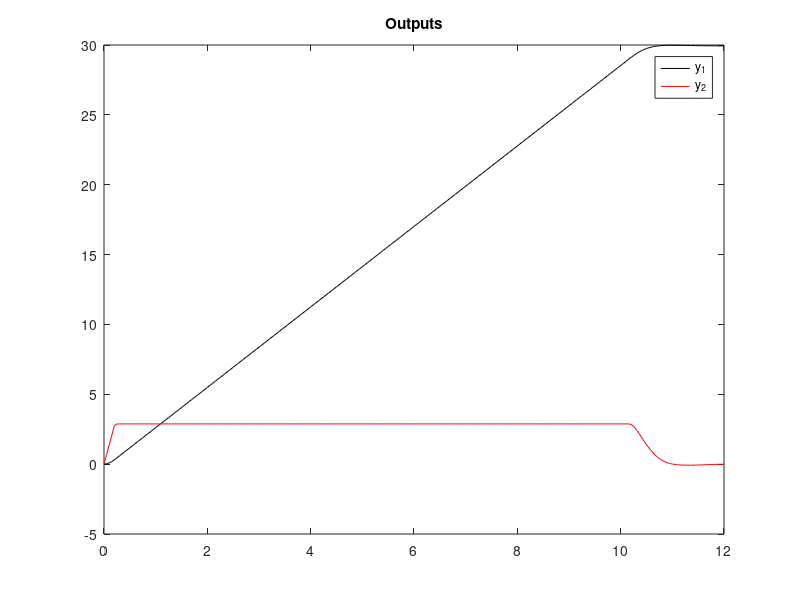
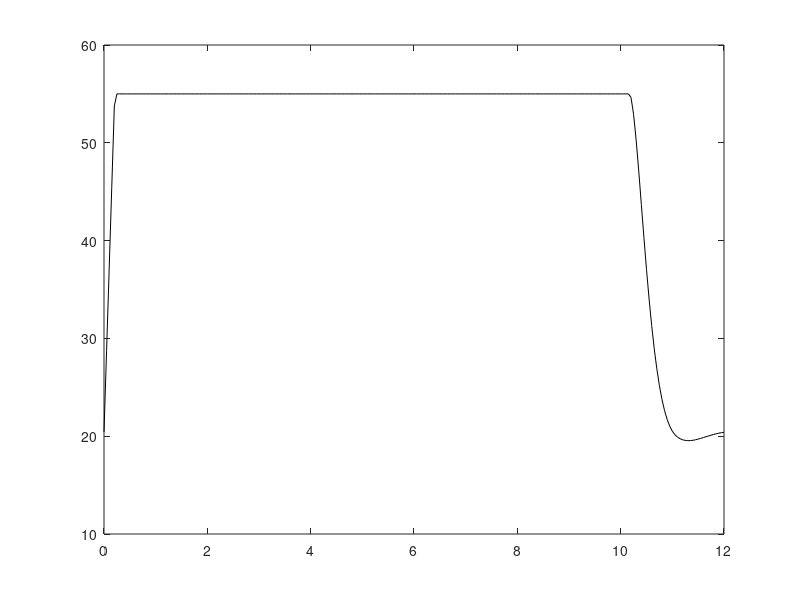
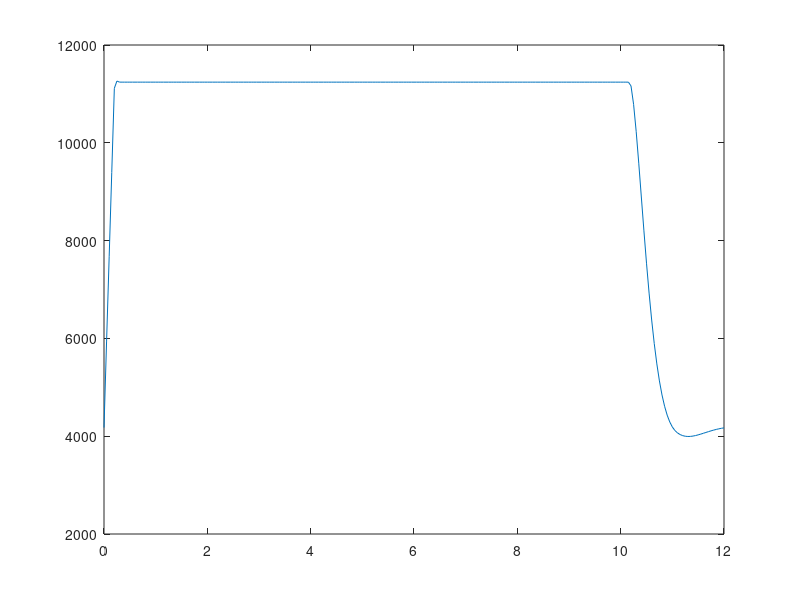

The MATLAB source for these figures, in order:
%Elevator case study
clear all;clc;close all
global ny nu

%% System parameters and constraints 
Jt = 20; %total inertia reflected to linear coordinate, kg-m^2
a  = 12; %gear ratio times torque constant, N-m/A
Rm = 0.1; %motor resistance, Ohm
R  = 1; %drum radius, m
mc = 1000; %nominal elevator car mass, with passengers, kg
mw = 750; %counterweight mass, kg
g  = 9.81; %gravity, m/s^2

mcw=mc-mw;

%Specifications
% to achieve the time limit of 12 seconds I had to change the limitations
% on voltage, acceleration and velocity
voltbar = 55;  %max voltage magnitude
Abar = 0.25*g; %max acceleration magnitude, m/s^2
Vbar = 4; %max velocity magnitude, m/s

%Feasibility of steady voltage
Vss=Rm*R*mcw*g/a; %check if the steady voltage to hold the elevator is within constraints
%Vss = 20.43 it is within constraints 

u_max = (a*R*voltbar/Rm)-R^2*mcw*g; %compute upper constraint on u
u_min = -(a*R*voltbar/Rm)-R^2*mcw*g; %compute lower constraint on u
 
%% Continuous-time state-space matrices with pos - vel states
A=[0 1;0 -a^2/(Jt*Rm)];  
B=[0 1/Jt]';

%C, D matrices for various outputs :
Cpos=[1 0]; Dpos=[0];
Cvel=[0 1]; Dvel=[0];
Caccel=[0 -a^2/(Jt*Rm)]; Daccel=[1/Jt];
    
%Discretize with zoh 

Ts=0.05; %sampling period, s
sysc=ss(A,B,Cpos,Dpos);  % ss(A,B,Cvel,Dvel) ss(A,B,Caccel,Daccel)
sysd=c2d(sysc,Ts);
[Ad,Bd,Cd,Dd]=ssdata(sysd);

%Augment the system for position output 
m = 1; n =2;
Ada=[Ad Bd;zeros(m,n) eye(m)];
Bda=[Bd;eye(m)];

%Rename variables for code re-utilization (similar to Richter's book)
Adu=Ad;
Bdu=Bd;
Ad=Ada;
Bd=Bda;

%% Prediction and control horizons and lambda

lambda=0.000001;
lambdau=0.000001;
%Horizons
ny = 10;
nu = 9;
%%
%Prediction matrices for position (to form cost function) 
C=[1 0 0];D=[0];

n=size(Ad,1); %Augmented states dimension
m=size(Bd,2); %Augmented input dimension
p=size(C,1);  %Augmented output dimension
%Compute Ppos
P=C*Ad; 
for i=1:ny-1
  P=[P;C*Ad^(i+1)];
end
Ppos=P;

%Compute Hpos
H=zeros(p*ny,m*nu);
for i=1:ny
    for j=1:i
        H(1+(i-1)*p:i*p,1+(j-1)*m:j*m)=C*Ad^(i-j)*Bd;  
    end
    H(1+(i-1)*p:i*p,1+(j-1)*m+m:j*m+m)=D;
end
%Retain only the first nu blocks (control horizon shorter than prediction horizon)
H=H(:,1:nu*m);
Hpos=H;
%%
%Compute Pvel
C=[0 1 0];D=[0];
P=C*Ad; 
for i=1:ny-1
  P=[P;C*Ad^(i+1)];
end
Pvel=P;

%Compute Hvel
H=zeros(p*ny,m*nu);
for i=1:ny
    for j=1:i
        H(1+(i-1)*p:i*p,1+(j-1)*m:j*m)=C*Ad^(i-j)*Bd;  
    end
    H(1+(i-1)*p:i*p,1+(j-1)*m+m:j*m+m)=D;
end
%Retain only the first nu blocks (control horizon shorter than prediction horizon)
H=H(:,1:nu*m);
Hvel=H;

%%
%Prediction matrices for control u
C=[0 0 1];D=[1];  %zeros(m,n),eye(m)
%%%%%%%%%%%%%%%%%%%%%%%%%%%%%%%%%%%%%%%%%%%%%%%%%%%%%%%

p=size(C,1); %output dimension

%Compute Pu
%P=[];
P=C*Ad; 
for i=1:ny-1
  P=[P;C*Ad^(i+1)];
end
Pu=P;
%Compute Hu
%H=[];
H=zeros(p*ny,m*nu);
for i=1:ny
    for j=1:i
        H(1+(i-1)*p:i*p,1+(j-1)*m:j*m)=C*Ad^(i-j)*Bd;
    end
    H(1+(i-1)*p:i*p,1+(j-1)*m+m:j*m+m)=D;
end
%Retain only the first nu blocks
H=H(:,1:nu*m);
Hu=H;

%Matrices for constraints on velocity, acceleration
C=[0 1 0;0 -a^2/(Rm*Jt) 1/Jt];D=[0 1/Jt]';
%%%%%%%%%%%%%%%%%%%%%%%%%%%%%%%%%%%%%%%%%%%%%%%%%%%%%%%
pc=size(C,1); %output dimension
p=pc;
%Compute Pc (constraints on velocity and acceleration)
P=C*Ad; 
for i=1:ny-1
  P=[P;C*Ad^(i+1)];
end
Pc=P;
%Compute Hc (constraints on v and a)
H=zeros(p*ny,m*nu);
for i=1:ny
    for j=1:i
        H(1+(i-1)*p:i*p,1+(j-1)*m:j*m)=C*Ad^(i-j)*Bd;
    end
    H(1+(i-1)*p:i*p,1+(j-1)*m+m:j*m+m)=D;
end
%Retain only the first nu blocks
H=H(:,1:nu*m);
Hc=H;

%Matrices for voltage constraints (taken as constraints on u)
%Compute Cc 
Cc=zeros(m*nu,m*nu);
for i=1:nu
    for j=1:i
        Cc(1+(i-1)*m:i*m,1+(j-1)*m:j*m)=eye(m);
    end
end

%Weights

pos_target=30; %target elevator position, m 
yf=pos_target*ones(ny,1);

%Form the L vectors for output and input constraints
Ly=repmat(eye(pc),[ny 1]);

Ybar=[Vbar;Abar]; % y here means output which is the velocity and acceleration
y_max=Ly*Ybar;
y_min=-y_max;

Lu=repmat(eye(m),[nu 1]);

%Rate limits
dUMAX=1000; %V/s
UB=dUMAX*ones(nu,1);
LB=-UB;


%D-T Simulation: initial position assumed to be equilibrium at zero
x=[0;0]; %Note that u=0 at the initial time, but V is not zero
xa=zeros(n,1);

%**************************************************************************
RMG = repmat(mcw*g,[ny 1]);

S=Hpos'*Hpos+ (lambda*Rm/(a^2*R^2))*Hu'*Hu+lambdau*eye(m*nu) -(lambda/R^2)*Hu'*Hvel;
S = 2*S;


f=2*(xa'*Ppos'-yf')*Hpos+ 2*(lambda*Rm/(a^2*R^2))*(xa'*Pu')*Hu -(lambda/R^2)*xa'*(Pu'*Hvel+Pvel'*Hu) + (2*lambda*g*Rm/a^2)*RMG'*Hu - lambda*RMG'*Hvel; 
f = f';
%**************************************************************************
dyp=y_max-Pc*xa;
dym=-y_min+Pc*xa;

uprev=zeros(m,1); %start at equilibrium
dup=Lu*(u_max-uprev);
dum=-Lu*(u_min-uprev);

M=[Hc;-Hc;Cc;-Cc];
d=[dyp;dym;dup;dum];

xnow=x; %unaugmented state
ynext=[Cpos;Cvel;Caccel]*xnow+[Dpos;Dvel;Daccel]*uprev;
u=uprev;
du=0;
%Enter MPC loop
simhor=240; %simulation horizon in seconds
for k=1:simhor
   ctrlvec=quadprog(S,f,M,d,[],[],LB,UB);
   u_apply=ctrlvec(1:m); %extract first term of optimal sequence this is del_u
   u=[u uprev+u_apply];  %store control history
   du=[du;u_apply];  %store incremental control history
   xnext(:,k)=Adu*xnow+Bdu*u(:,end); %update plant
   ynext=[ynext [Cpos;Cvel;Caccel]*xnext(:,k)+[Dpos;Dvel;Daccel]*u(:,end)]; %store output history
   xnow=xnext(:,k); 
   uprev=u(:,end);
   xa=[xnow;uprev];

   f=2*(xa'*Ppos'-yf')*Hpos+ 2*(lambda*Rm/(a^2*R^2))*(xa'*Pu')*Hu -(lambda/R^2)*xa'*(Pu'*Hvel+Pvel'*Hu) + (2*lambda*g*Rm/a^2)*RMG'*Hu - lambda*RMG'*Hvel; 
   f = f';
   
   dyp=y_max-Pc*xa;
   dym=-y_min+Pc*xa;
   dup=Lu*(u_max-uprev);
   dum=-Lu*(u_min-uprev);
   d=[dyp;dym;dup;dum];
end

%Calculate voltage and current histories
V=Rm*(u+R^2*mcw*g)/a/R;
I=(V-a*ynext(2,:)/R)/Rm;
%Power and energy
Pow=I.*V;
Energy=Ts*trapz(Pow)

%Create time vector for plotting
t=Ts*[0:simhor];
plot(t,ynext(1,:),'k')
hold on
plot(t,ynext(2,:),'r')
title('Outputs')
legend('y_1','y_2')

figure(2)
plot(t,V,'k')

figure(3)
plot(t,Pow)

